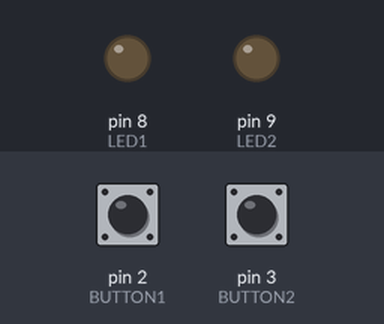
The sketch below on a simulated Arduino Uno, built with avr-gcc and run on an emulated ATmega328P. Parts: output pins drawn as LEDs (lit = HIGH). The inputs (shaded band) are chosen by the test bench; at power-on: pin 2 (BUTTON1) LOW, pin 3 (BUTTON2) LOW.

Above: at 1.2 s.
1.3 s: pin 2 (BUTTON1) pulled HIGH for 0.15 s
At 1.37 s:
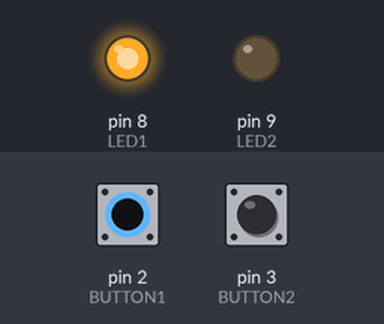
2.9 s: pin 3 (BUTTON2) pulled HIGH for 0.15 s
At 2.97 s:
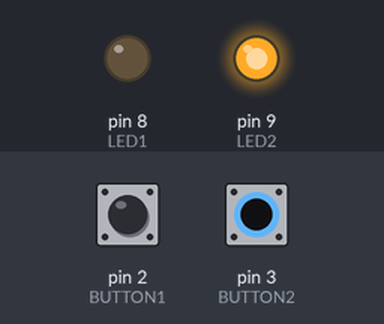
4.5 s: pin 3 (BUTTON2) pulled HIGH for 3.2 s
At 8.5 s:
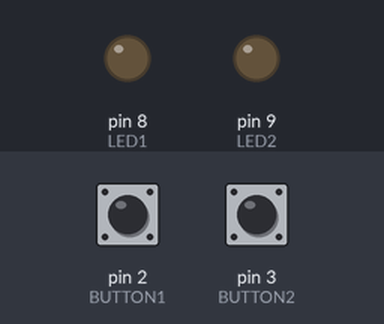
9.2 s: pin 2 (BUTTON1) pulled HIGH for 3.2 s
At 9.6 s:
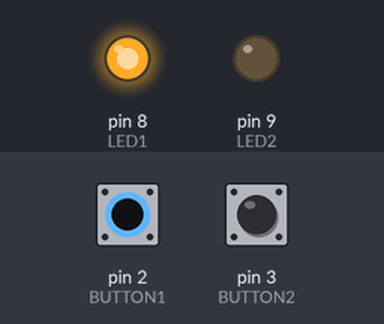
13.9 s: pin 2 (BUTTON1) driven HIGH and pin 3 (BUTTON2) driven HIGH
At 14.4 s:
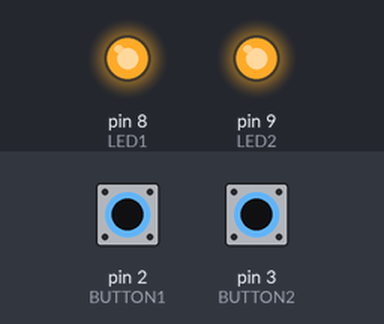
Timing chart, 0 to 16.4 s (numbered marks = the images above; inputs shaded):
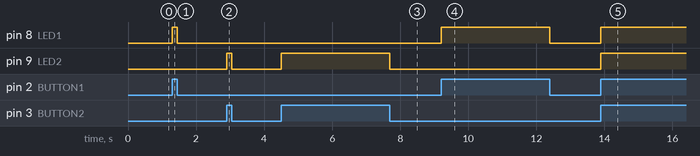

The sketch:

BUTTON_3.ino
```cpp
//Enciende un led al presionar un botón, y se apaga al soltarlo (a cada led e corresponde un botón diferente)

const int BUTTON1 = 2;
const int BUTTON2 = 3;
const int LED1 = 8;
const int LED2 = 9;

int BUTTON1STATE = 0;
int BUTTON2STATE = 0;

void setup() {
  pinMode (LED1, OUTPUT);
  pinMode (LED2, OUTPUT);
  pinMode (BUTTON1, INPUT);
  pinMode (BUTTON2, INPUT);
}

void loop() {
  BUTTON1STATE = digitalRead(BUTTON1);
  BUTTON2STATE = digitalRead(BUTTON2);

  if(BUTTON1STATE == HIGH){
    digitalWrite (LED1, HIGH);
  }
  else{
     digitalWrite (LED1, LOW);
  }

  if(BUTTON2STATE == HIGH){
    digitalWrite (LED2, HIGH);
  }
  else{
     digitalWrite (LED2, LOW);
  }
}
```

Measured:
- after the input at 1.3 s, pin 8 (LED1): LOW → HIGH at once, → LOW 0.15 s later
- after the input at 2.9 s, pin 9 (LED2): LOW → HIGH at once, → LOW 0.15 s later
- after the input at 4.5 s, pin 9 (LED2): LOW → HIGH at once, → LOW 3.2 s later
- after the input at 9.2 s, pin 8 (LED1): LOW → HIGH at once, → LOW 3.2 s later
- after the input at 13.9 s, pin 8 (LED1), pin 9 (LED2): LOW → HIGH at once
